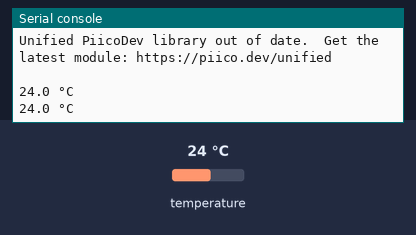
Simulated run of this program. Board: Raspberry Pi Pico running MicroPython. On the bench: the last lines printed to the serial console. The inputs (shaded band) are chosen by the test bench; at power-on: temperature 24 °C. Library files of the repository ran but are not shown: PiicoDev_TMP117.py.

Above: at 1.2 s.
1.3 s: temperature set to 12 °C
At 2.5 s:
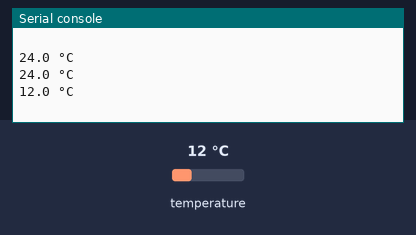
2.8 s: temperature set to 19 °C
At 3.3 s:
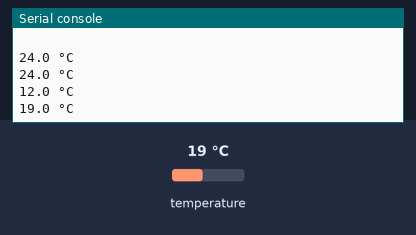
Timing chart, 0 to 5.8 s (numbered marks = the images above; inputs shaded):
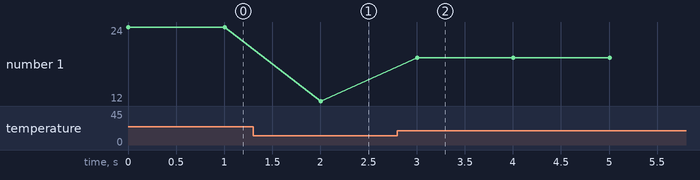

The program:

main.py
```python
# PiicoDev TMP117 minimal example code
# This program reads the temperature from the PiicoDev TMP117 precision temperature sensor
# and displays the result in Degrees Celsius, Farenheit and Kelvin

from PiicoDev_TMP117 import PiicoDev_TMP117
from PiicoDev_Unified import sleep_ms # cross-platform compatible sleep function

tempSensor = PiicoDev_TMP117() # initialise the sensor

while True:
    # Read and print the temperature in various units
    tempC = tempSensor.readTempC() # Celsius
    tempF = tempSensor.readTempF() # Farenheit
    tempK = tempSensor.readTempK() # Kelvin

    # Convert temperature into a string and print the data
    print(str(tempC) + " °C")

    sleep_ms(1000) # delay 1 second
```

Measured:
- after the input at 1.3 s, the serial console: prints a new line after 0.70 s (image 1)
- after the input at 2.8 s, the serial console: prints a new line after 0.20 s (image 2)
- plotted number 1: 24 → 12 after the input at 1.3 s, 12 → 19 after the input at 2.8 s
